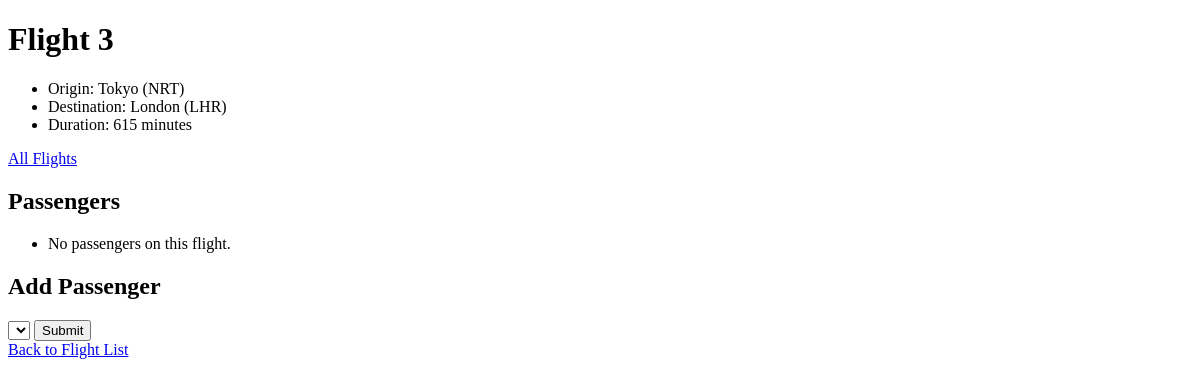
/flights/3, run on an earlier commit of the app's database.
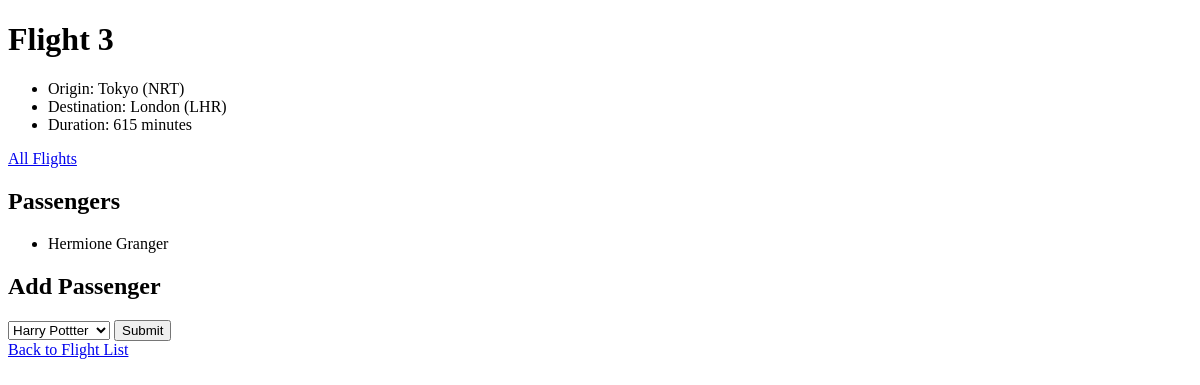
And on a later commit of the database.
### flights/models.py (models this page shows)
class Passenger(models.Model):
    first = models.CharField(max_length=64)
    last = models.CharField(max_length=64)
    flights = models.ManyToManyField(Flight, blank=True, related_name="flights_passengers")
    def __str__(self):
        return f"{self.first} {self.last}"

### flights/views.py (the view)
# urls.py: path("<int:flight_id>", views.flight, name="fck_flight"),
def flight(request, flight_id):
    flight = Flight.objects.get(id=flight_id)
    passengers = flight.flights_passengers.all() # Passenger.flights -> related_name="flights_passengers". The link between Flight.id and Passenger.flights
    return render(request, "flights/flight.html", {
        "flight": flight,
        "passengers": passengers,
        "non_passengers": Passenger.objects.exclude(flights=flight).all() # property of Passenger.flights model
    })

### flights/models.py (called while the page is built)
	def __str__(self):
		return f"{self.city} ({self.code})"

### flights/templates/flights/flight.html (shortened to what this page needs)
{% extends "flights/layout.html" %}
{% block body %}
    <h1>Flight {{ flight.id }}</h1>
    <ul>
        <li>Origin: {{ flight.origin }}</li>
        <li>Destination: {{ flight.destination }}</li>
        <li>Duration: {{ flight.duration }} minutes</li>
    </ul>
    <a href="{% url 'flights_index' %}">All Flights</a>
    <h2>Passengers</h2>
    <ul>
        {% for passenger in passengers %}
            <li>{{ passenger }}</li>
        {% empty %}
            <li>No passengers on this flight.</li>
        {% endfor %}
    </ul>
    <h2>Add Passenger</h2>
    <form action="{% url 'fck_book' flight.id %}" method="post">
        <select name="passenger" id="">
            {% for passenger in non_passengers %}
                <option value="{{ passenger.id }}">{{ passenger }}</option>
            {% endfor %}
        </select>
        <input type="submit">
    </form>
    <a href="{% url 'flights_index' %}">Back to Flight List</a>
{% endblock %}

What changed in the data, as far as the page shows it:
added Passenger: first+last "Hermione Granger"
Also different on the page:
form field passenger: (not shown) → "Harry Pottter"
text no longer shown: "No passengers on this flight."
